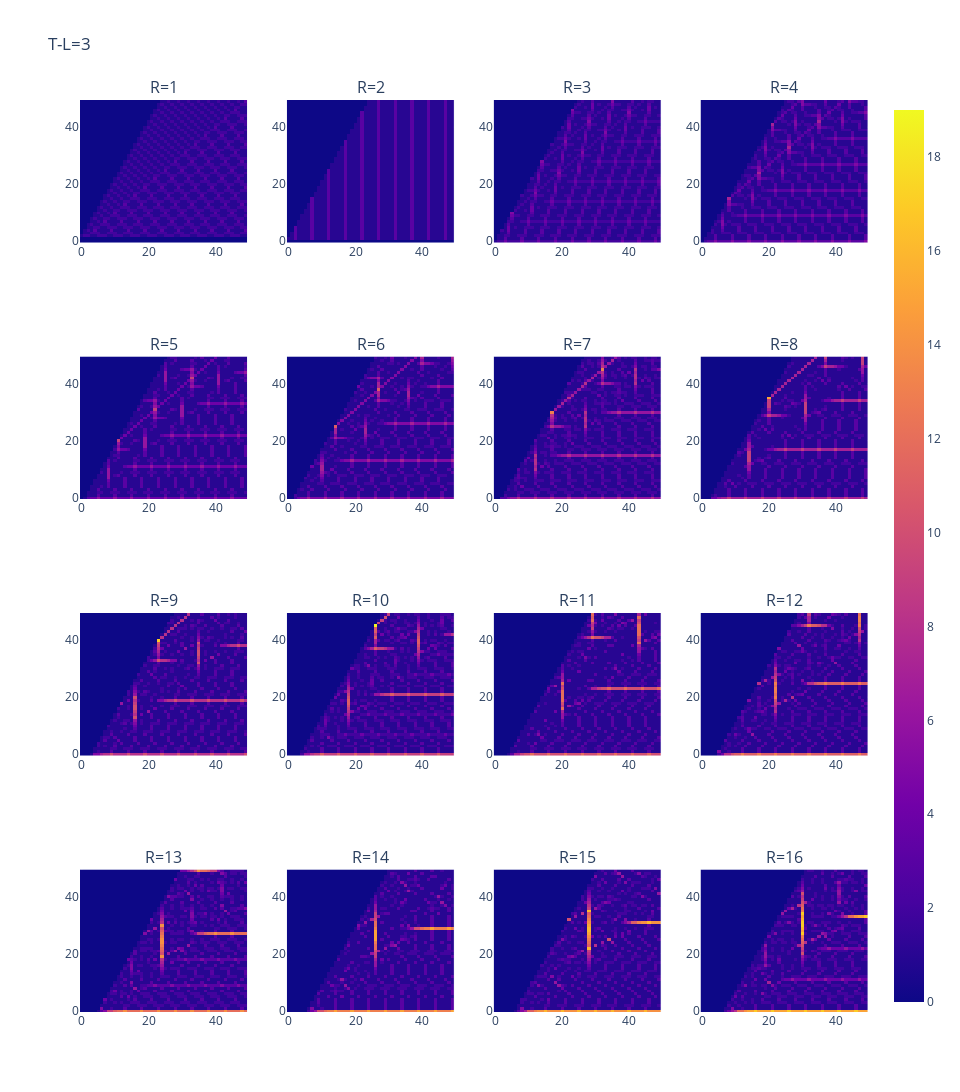

The code cell stored with this chart in its notebook:
### Markdown cell above
$[L+e,L,B,R],~~(L \geq B+R)$

__予想01:__ 
* $|L,L,B,R| = |L+1,L,B,R| = |B+R,B+R,B,R|,~ (L \geq B + R)$

### Code cell
e = 3
size = 50
Row, Col = 4, 4
fig = make_subplots(
    Row, Col, subplot_titles=["R={}".format(v) for v in range(1, Row * Col + 1)]
)
# ---
for i, j in tqdm(itertools.product(range(Row), range(Col)), total=Row * Col):
    r = 1 + i * Col + j
    mat = []
    try:
        df = pd.read_csv(f"data/fix_T-L_R/T-L={e}_R={r}_100x100.csv")
        for b in range(size):
            s = 0  # b+r  #int((b+r)/2) + ((b+r)%2)  #
            try:
                mat += [df.values[b, s : size + s]]
            except:
                pass
        fig.append_trace(px.imshow(mat).data[0], i + 1, j + 1)
    except:
        pass
# ---
fig.update_layout(height=320 * Row, width=240 * Col, title=f"T-L={e}")
fig.show()

### Figure 1 — Plotly figure (JSON) as saved in the notebook; plotly's stock layout.template omitted (floating-point values rounded to 4 significant figures; data arrays with more than 128 entries replaced by an {"elided": "..."} marker saying what was removed)
{"data": [{"coloraxis": "coloraxis", "hovertemplate": "x: %{x}<br>y: %{y}<br>color: %{z}<extra></extra>", "name": "0", "type": "heatmap", "xaxis": "x", "yaxis": "y", "z": {"elided": "50x50 int values"}}, {"coloraxis": "coloraxis", "hovertemplate": "x: %{x}<br>y: %{y}<br>color: %{z}<extra></extra>", "name": "0", "type": "heatmap", "xaxis": "x2", "yaxis": "y2", "z": {"elided": "50x50 int values"}}, {"coloraxis": "coloraxis", "hovertemplate": "x: %{x}<br>y: %{y}<br>color: %{z}<extra></extra>", "name": "0", "type": "heatmap", "xaxis": "x3", "yaxis": "y3", "z": {"elided": "50x50 int values"}}, {"coloraxis": "coloraxis", "hovertemplate": "x: %{x}<br>y: %{y}<br>color: %{z}<extra></extra>", "name": "0", "type": "heatmap", "xaxis": "x4", "yaxis": "y4", "z": {"elided": "50x50 int values"}}, {"coloraxis": "coloraxis", "hovertemplate": "x: %{x}<br>y: %{y}<br>color: %{z}<extra></extra>", "name": "0", "type": "heatmap", "xaxis": "x5", "yaxis": "y5", "z": {"elided": "50x50 int values"}}, {"coloraxis": "coloraxis", "hovertemplate": "x: %{x}<br>y: %{y}<br>color: %{z}<extra></extra>", "name": "0", "type": "heatmap", "xaxis": "x6", "yaxis": "y6", "z": {"elided": "50x50 int values"}}, {"coloraxis": "coloraxis", "hovertemplate": "x: %{x}<br>y: %{y}<br>color: %{z}<extra></extra>", "name": "0", "type": "heatmap", "xaxis": "x7", "yaxis": "y7", "z": {"elided": "50x50 int values"}}, {"coloraxis": "coloraxis", "hovertemplate": "x: %{x}<br>y: %{y}<br>color: %{z}<extra></extra>", "name": "0", "type": "heatmap", "xaxis": "x8", "yaxis": "y8", "z": {"elided": "50x50 int values"}}, {"coloraxis": "coloraxis", "hovertemplate": "x: %{x}<br>y: %{y}<br>color: %{z}<extra></extra>", "name": "0", "type": "heatmap", "xaxis": "x9", "yaxis": "y9", "z": {"elided": "50x50 int values"}}, {"coloraxis": "coloraxis", "hovertemplate": "x: %{x}<br>y: %{y}<br>color: %{z}<extra></extra>", "name": "0", "type": "heatmap", "xaxis": "x10", "yaxis": "y10", "z": {"elided": "50x50 int values"}}, {"coloraxis": "coloraxis", "hovertemplate": "x: %{x}<br>y: %{y}<br>color: %{z}<extra></extra>", "name": "0", "type": "heatmap", "xaxis": "x11", "yaxis": "y11", "z": {"elided": "50x50 int values"}}, {"coloraxis": "coloraxis", "hovertemplate": "x: %{x}<br>y: %{y}<br>color: %{z}<extra></extra>", "name": "0", "type": "heatmap", "xaxis": "x12", "yaxis": "y12", "z": {"elided": "50x50 int values"}}, {"coloraxis": "coloraxis", "hovertemplate": "x: %{x}<br>y: %{y}<br>color: %{z}<extra></extra>", "name": "0", "type": "heatmap", "xaxis": "x13", "yaxis": "y13", "z": {"elided": "50x50 int values"}}, {"coloraxis": "coloraxis", "hovertemplate": "x: %{x}<br>y: %{y}<br>color: %{z}<extra></extra>", "name": "0", "type": "heatmap", "xaxis": "x14", "yaxis": "y14", "z": {"elided": "50x50 int values"}}, {"coloraxis": "coloraxis", "hovertemplate": "x: %{x}<br>y: %{y}<br>color: %{z}<extra></extra>", "name": "0", "type": "heatmap", "xaxis": "x15", "yaxis": "y15", "z": {"elided": "50x50 int values"}}, {"coloraxis": "coloraxis", "hovertemplate": "x: %{x}<br>y: %{y}<br>color: %{z}<extra></extra>", "name": "0", "type": "heatmap", "xaxis": "x16", "yaxis": "y16", "z": {"elided": "50x50 int values"}}], "layout": {"annotations": [{"font": {"size": 16}, "showarrow": false, "text": "R=1", "x": 0.1062, "xanchor": "center", "xref": "paper", "y": 1, "yanchor": "bottom", "yref": "paper"}, {"font": {"size": 16}, "showarrow": false, "text": "R=2", "x": 0.3688, "xanchor": "center", "xref": "paper", "y": 1, "yanchor": "bottom", "yref": "paper"}, {"font": {"size": 16}, "showarrow": false, "text": "R=3", "x": 0.6313, "xanchor": "center", "xref": "paper", "y": 1, "yanchor": "bottom", "yref": "paper"}, {"font": {"size": 16}, "showarrow": false, "text": "R=4", "x": 0.8938, "xanchor": "center", "xref": "paper", "y": 1, "yanchor": "bottom", "yref": "paper"}, {"font": {"size": 16}, "showarrow": false, "text": "R=5", "x": 0.1062, "xanchor": "center", "xref": "paper", "y": 0.7188, "yanchor": "bottom", "yref": "paper"}, {"font": {"size": 16}, "showarrow": false, "text": "R=6", "x": 0.3688, "xanchor": "center", "xref": "paper", "y": 0.7188, "yanchor": "bottom", "yref": "paper"}, {"font": {"size": 16}, "showarrow": false, "text": "R=7", "x": 0.6313, "xanchor": "center", "xref": "paper", "y": 0.7188, "yanchor": "bottom", "yref": "paper"}, {"font": {"size": 16}, "showarrow": false, "text": "R=8", "x": 0.8938, "xanchor": "center", "xref": "paper", "y": 0.7188, "yanchor": "bottom", "yref": "paper"}, {"font": {"size": 16}, "showarrow": false, "text": "R=9", "x": 0.1062, "xanchor": "center", "xref": "paper", "y": 0.4375, "yanchor": "bottom", "yref": "paper"}, {"font": {"size": 16}, "showarrow": false, "text": "R=10", "x": 0.3688, "xanchor": "center", "xref": "paper", "y": 0.4375, "yanchor": "bottom", "yref": "paper"}, {"font": {"size": 16}, "showarrow": false, "text": "R=11", "x": 0.6313, "xanchor": "center", "xref": "paper", "y": 0.4375, "yanchor": "bottom", "yref": "paper"}, {"font": {"size": 16}, "showarrow": false, "text": "R=12", "x": 0.8938, "xanchor": "center", "xref": "paper", "y": 0.4375, "yanchor": "bottom", "yref": "paper"}, {"font": {"size": 16}, "showarrow": false, "text": "R=13", "x": 0.1062, "xanchor": "center", "xref": "paper", "y": 0.1562, "yanchor": "bottom", "yref": "paper"}, {"font": {"size": 16}, "showarrow": false, "text": "R=14", "x": 0.3688, "xanchor": "center", "xref": "paper", "y": 0.1562, "yanchor": "bottom", "yref": "paper"}, {"font": {"size": 16}, "showarrow": false, "text": "R=15", "x": 0.6313, "xanchor": "center", "xref": "paper", "y": 0.1562, "yanchor": "bottom", "yref": "paper"}, {"font": {"size": 16}, "showarrow": false, "text": "R=16", "x": 0.8938, "xanchor": "center", "xref": "paper", "y": 0.1562, "yanchor": "bottom", "yref": "paper"}], "height": 1280, "title": {"text": "T-L=3"}, "width": 960, "xaxis": {"anchor": "y", "autorange": true, "domain": [0, 0.2125], "range": [-0.5, 49.5], "showspikes": false}, "xaxis10": {"anchor": "y10", "autorange": true, "domain": [0.2625, 0.475], "range": [-0.5, 49.5], "showspikes": false}, "xaxis11": {"anchor": "y11", "autorange": true, "domain": [0.525, 0.7375], "range": [-0.5, 49.5], "showspikes": false}, "xaxis12": {"anchor": "y12", "autorange": true, "domain": [0.7875, 1], "range": [-0.5, 49.5], "showspikes": false}, "xaxis13": {"anchor": "y13", "autorange": true, "domain": [0, 0.2125], "range": [-0.5, 49.5], "showspikes": false}, "xaxis14": {"anchor": "y14", "autorange": true, "domain": [0.2625, 0.475], "range": [-0.5, 49.5], "showspikes": false}, "xaxis15": {"anchor": "y15", "autorange": true, "domain": [0.525, 0.7375], "range": [-0.5, 49.5], "showspikes": false}, "xaxis16": {"anchor": "y16", "autorange": true, "domain": [0.7875, 1], "range": [-0.5, 49.5], "showspikes": false}, "xaxis2": {"anchor": "y2", "autorange": true, "domain": [0.2625, 0.475], "range": [-0.5, 49.5], "showspikes": false}, "xaxis3": {"anchor": "y3", "autorange": true, "domain": [0.525, 0.7375], "range": [-0.5, 49.5], "showspikes": false}, "xaxis4": {"anchor": "y4", "autorange": true, "domain": [0.7875, 1], "range": [-0.5, 49.5], "showspikes": false}, "xaxis5": {"anchor": "y5", "autorange": true, "domain": [0, 0.2125], "range": [-0.5, 49.5], "showspikes": false}, "xaxis6": {"anchor": "y6", "autorange": true, "domain": [0.2625, 0.475], "range": [-0.5, 49.5], "showspikes": false}, "xaxis7": {"anchor": "y7", "autorange": true, "domain": [0.525, 0.7375], "range": [-0.5, 49.5], "showspikes": false}, "xaxis8": {"anchor": "y8", "autorange": true, "domain": [0.7875, 1], "range": [-0.5, 49.5], "showspikes": false}, "xaxis9": {"anchor": "y9", "autorange": true, "domain": [0, 0.2125], "range": [-0.5, 49.5], "showspikes": false}, "yaxis": {"anchor": "x", "autorange": true, "domain": [0.8438, 1], "range": [-0.5, 49.5], "showspikes": false}, "yaxis10": {"anchor": "x10", "autorange": true, "domain": [0.2812, 0.4375], "range": [-0.5, 49.5], "showspikes": false}, "yaxis11": {"anchor": "x11", "autorange": true, "domain": [0.2812, 0.4375], "range": [-0.5, 49.5], "showspikes": false}, "yaxis12": {"anchor": "x12", "autorange": true, "domain": [0.2812, 0.4375], "range": [-0.5, 49.5], "showspikes": false}, "yaxis13": {"anchor": "x13", "autorange": true, "domain": [0, 0.1562], "range": [-0.5, 49.5], "showspikes": false}, "yaxis14": {"anchor": "x14", "autorange": true, "domain": [0, 0.1562], "range": [-0.5, 49.5], "showspikes": false}, "yaxis15": {"anchor": "x15", "autorange": true, "domain": [0, 0.1562], "range": [-0.5, 49.5], "showspikes": false}, "yaxis16": {"anchor": "x16", "autorange": true, "domain": [0, 0.1562], "range": [-0.5, 49.5], "showspikes": false}, "yaxis2": {"anchor": "x2", "autorange": true, "domain": [0.8438, 1], "range": [-0.5, 49.5], "showspikes": false}, "yaxis3": {"anchor": "x3", "autorange": true, "domain": [0.8438, 1], "range": [-0.5, 49.5], "showspikes": false}, "yaxis4": {"anchor": "x4", "autorange": true, "domain": [0.8438, 1], "range": [-0.5, 49.5], "showspikes": false}, "yaxis5": {"anchor": "x5", "autorange": true, "domain": [0.5625, 0.7188], "range": [-0.5, 49.5], "showspikes": false}, "yaxis6": {"anchor": "x6", "autorange": true, "domain": [0.5625, 0.7188], "range": [-0.5, 49.5], "showspikes": false}, "yaxis7": {"anchor": "x7", "autorange": true, "domain": [0.5625, 0.7188], "range": [-0.5, 49.5], "showspikes": false}, "yaxis8": {"anchor": "x8", "autorange": true, "domain": [0.5625, 0.7188], "range": [-0.5, 49.5], "showspikes": false}, "yaxis9": {"anchor": "x9", "autorange": true, "domain": [0.2812, 0.4375], "range": [-0.5, 49.5], "showspikes": false}}}
